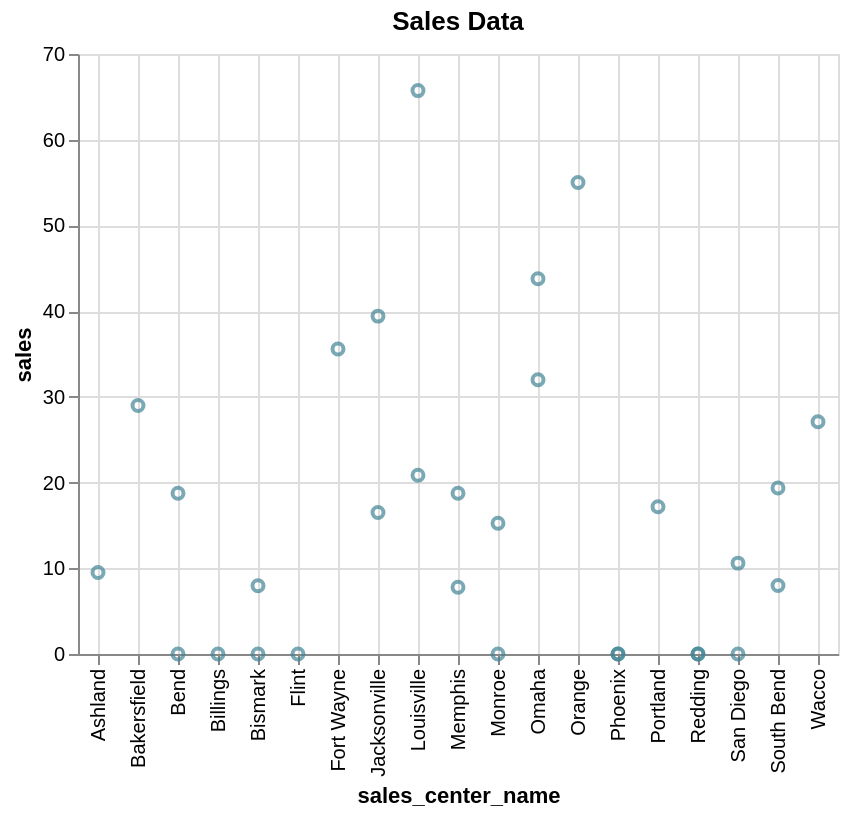

Source (notebook cell):
### Markdown cell above
<p style='font-size:18px;font-family:Arial;color:#E37C4D;'><b>Different styles of chart can be generated using the mark parameter</b></p>

<p style='font-size:16px;font-family:Arial;'>
    Supported mark types include <b>area, bar, circle, line, point, rect, rule, square, text, tick, rect</b>.
</p>

<p style='font-size:16px;font-family:Arial;'>
    See the Vega-Lite specification for the complete list of mark types 
    (<a href='https://vega.github.io/vega-lite/' style='font-weight:bold;'>Vega-Lite specification</a>).
</p>

### Code cell
%chart sales_center_name, sales, title = Sales Data, color = #428495, mark = point

### Figure 1 — Vega-Lite specification as saved in the notebook (floating-point values rounded to 4 significant figures)
{"$schema": "https://vega.github.io/schema/vega-lite/v3.json", "data": {"format": {"type": "csv"}, "values": "\"SALES\",\"Sales_Center_ID\",\"Sales_Center_Name\"\n\".00\",\"1111\",\"Phoenix\"\n\".00\",\"1111\",\"Phoenix\"\n\".00\",\"2222\",\"Bend\"\n\"18.75\",\"2222\",\"Bend\"\n\"43.78\",\"3333\",\"Omaha\"\n\"32.00\",\"3333\",\"Omaha\"\n\"65.73\",\"4444\",\"Louisville\"\n\"20.85\",\"4444\",\"Louisville\"\n\".00\",\"5555\",\"Bismark\"\n\"7.97\",\"5555\",\"Bismark\"\n\"7.79\",\"6666\",\"Memphis\"\n\"18.75\",\"6666\",\"Memphis\"\n\"15.25\",\"7777\",\"Monroe\"\n\".00\",\"7777\",\"Monroe\"\n\".00\",\"8888\",\"San Diego\"\n\"10.60\",\"8888\",\"San Diego\"\n\".00\",\"9999\",\"Redding\"\n\".00\",\"9999\",\"Redding\"\n\"19.36\",\"1112\",\"South Bend\"\n\"8.00\",\"1112\",\"South Bend\"\n\"16.50\",\"1113\",\"Jacksonville\"\n\"39.42\",\"1113\",\"Jacksonville\"\n\"35.58\",\"1114\",\"Fort Wayne\"\n\".00\",\"1115\",\"Billings\"\n\"17.18\",\"1116\",\"Portland\"\n\"9.50\",\"1117\",\"Ashland\"\n\"27.10\",\"1118\",\"Wacco\"\n\".00\",\"1119\",\"Flint\"\n\"29.00\",\"2111\",\"Bakersfield\"\n\"55.00\",\"3111\",\"Orange\"\n"}, "encoding": {"x": {"axis": {"grid": true, "title": "sales_center_name"}, "field": "Sales_Center_Name", "type": "nominal"}, "y": {"axis": {"grid": true, "title": "sales"}, "field": "SALES", "type": "quantitative"}}, "mark": {"color": "#428495", "type": "point"}, "title": "Sales Data"}
